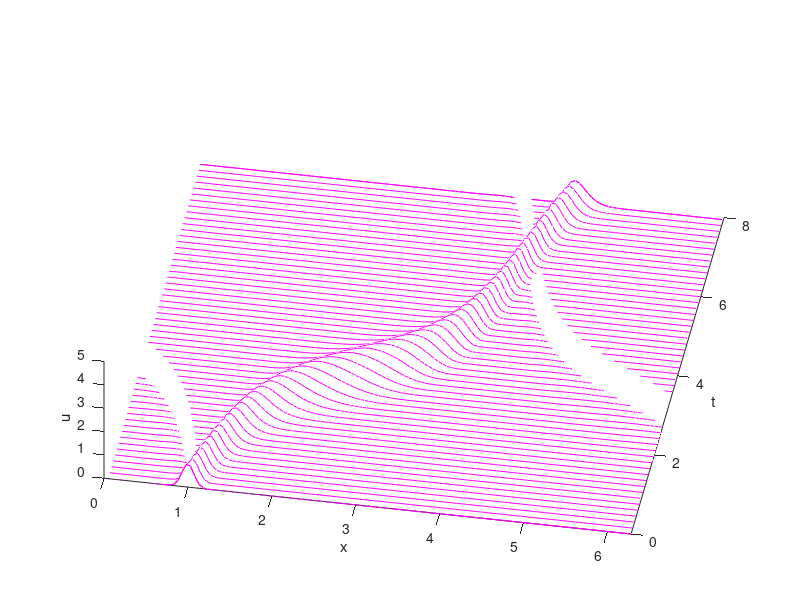

The MATLAB source for this figure:
% p6.m -variable coeffieient wave equation
% Grid, variable coefficient, and initial data of wave equation

N = 128;
h = 2 * pi / N; 
x = h * (1 : N);
t = 0;
dt = h / 4;
c = 0.2 + sin(x - 1).^2;
v = exp(-100 * (x - 1).^2);
vold = exp(-100 * (x - .2 * dt - 1).^2);

% Time-stepping by leap frog formula:
tmax = 8;
tplot = 0.15;
clf, drawnow
plotgap = round(tplot / dt);
dt = tplot / plotgap;
nplots = round(tmax / tplot);
data = [v; zeros(nplots, N)];
tdata = t;
for i = 1:nplots
    for n = 1:plotgap
        t = t + dt;
        v_hat = fft(v);
        w_hat = 1i * [0:N/2-1 0 -N/2+1:-1] .* v_hat;
        w = real(ifft(w_hat));
        vnew = vold - 2 * dt * c .*w;
        vold = v;
        v = vnew;
    end
    data(i + 1, :) = v;
    tdata = [tdata; t];
end
waterfall(x, tdata, data),
view(10,70), colormap([1 0 1])
axis([0 2*pi 0 tmax 0 5]),
xlabel x, ylabel t, zlabel u, grid off